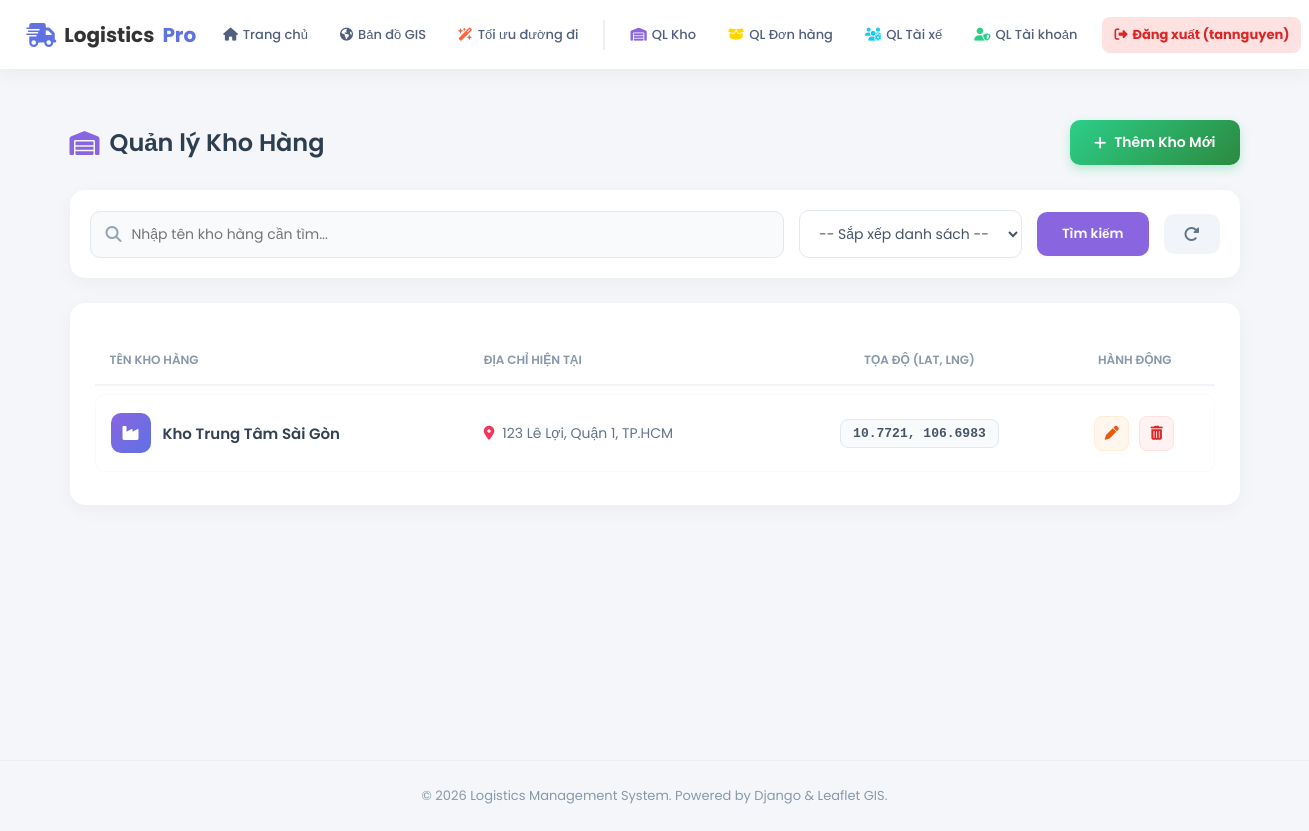
Before: /quan-ly-kho/ (signed in) with the older database file.
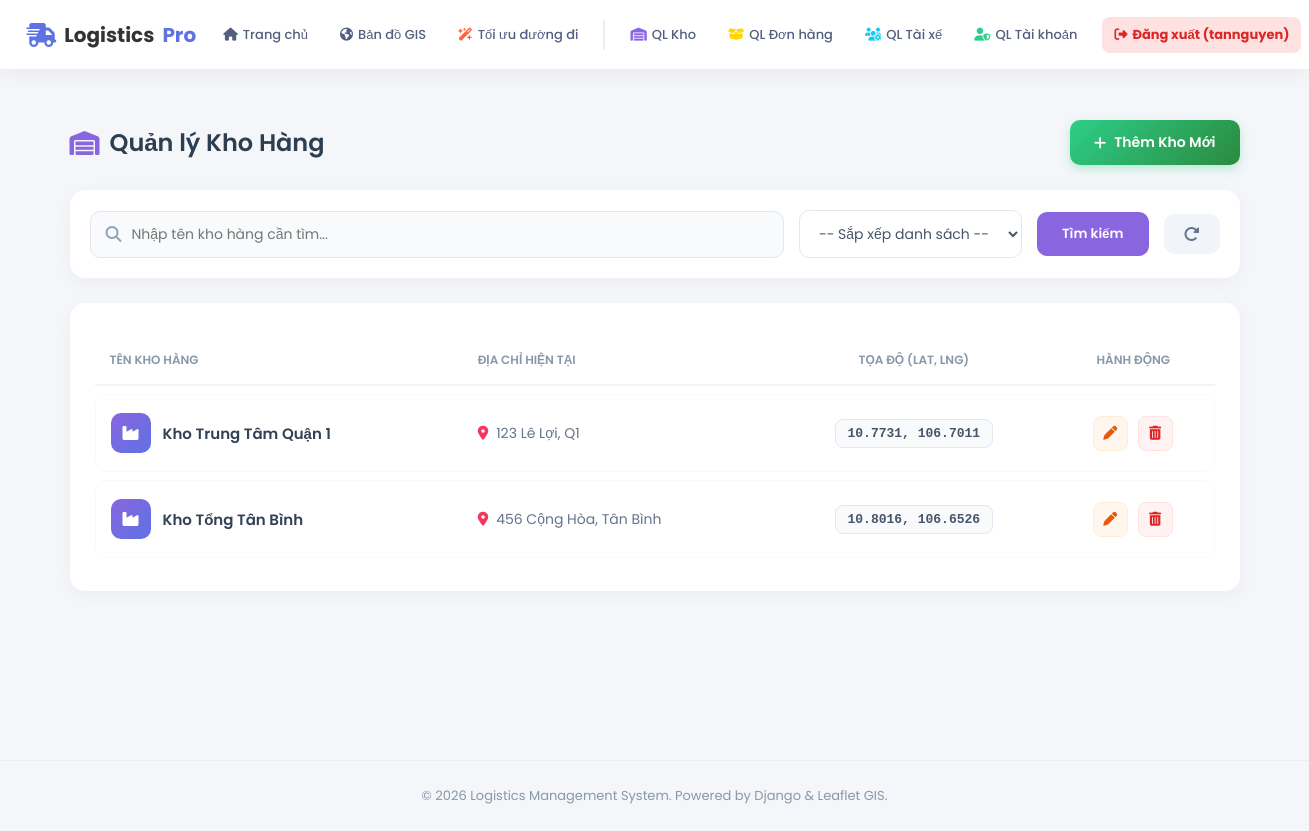
After: the same page with the newer database file.
### core/models.py (models this page shows, shortened)
class KhoHang(models.Model):
    ten_kho = models.CharField(max_length=100)
    dia_chi = models.CharField(max_length=200)
    lat = models.FloatField(help_text="Vĩ độ")
    lng = models.FloatField(help_text="Kinh độ")

### core/views.py (the view)
# urls.py: path('quan-ly-kho/', views.quan_ly_kho, name='quan_ly_kho'),
@login_required(login_url='core:login')
def quan_ly_kho(request):
    ds_kho = KhoHang.objects.all()
    q = request.GET.get('q')
    if q: ds_kho = ds_kho.filter(ten_kho__icontains=q)
    return render(request, 'warehouse_manager.html', {'ds_kho': ds_kho})

### templates/warehouse_manager.html (shortened to what this page needs)
{% extends "base.html" %}
{% load static %}
{% block content %}
<link rel="stylesheet" href="https://cdnjs.cloudflare.com/ajax/libs/font-awesome/6.4.0/css/all.min.css">
<div class="dashboard-container">
    <div class="page-header">
        <h2 class="page-title"><i class="fa-solid fa-warehouse" style="color: #8965e0;"></i> Quản lý Kho Hàng</h2>
        <a href="{% url 'core:them_kho' %}" class="btn-add">
            <i class="fa-solid fa-plus"></i> Thêm Kho Mới
        </a>
    </div>
    <form method="GET" class="toolbar">
        <div class="search-box">
            <i class="fa-solid fa-magnifying-glass" style="color: #94a3b8;"></i>
            <input type="text" name="q" placeholder="Nhập tên kho hàng cần tìm..." value="{{ request.GET.q|default:'' }}">
        </div>
        <select name="sort" onchange="this.form.submit()" class="filter-select">
            <option value="">-- Sắp xếp danh sách --</option>
        </select>
        <button type="submit" class="btn-search">Tìm kiếm</button>
        <a href="{% url 'core:quan_ly_kho' %}" class="btn-reset" title="Xóa bộ lọc">
            <i class="fa-solid fa-rotate-right"></i>
        </a>
    </form>
    <div class="table-card">
        <table class="custom-table">
            <thead>
                <tr>
                    <th>Tên Kho Hàng</th>
                    <th>Địa chỉ hiện tại</th>
                    <th style="text-align: center;">Tọa độ (Lat, Lng)</th>
                    <th style="text-align: center;">Hành động</th>
                </tr>
            </thead>
            <tbody>
                {% for kho in ds_kho %}
                <tr>
                    <td>
                        <div style="display: flex; align-items: center; gap: 12px;">
                            <div style="width: 40px; height: 40px; background: linear-gradient(135deg, #8965e0, #5e72e4); border-radius: 10px; display: flex; align-items: center; justify-content: center; color: white; font-size: 16px;">
                                <i class="fa-solid fa-industry"></i>
                            </div>
                            <span style="font-weight: 600; color: #334155; font-size: 15px;">{{ kho.ten_kho }}</span>
                        </div>
                    </td>
                    <td>
                        <div style="display: flex; align-items: center; gap: 8px; color: #64748b;">
                            <i class="fa-solid fa-location-dot" style="color: #f5365c;"></i>
                            {{ kho.dia_chi }}
                        </div>
                    </td>
                    <td style="text-align: center;">
                        <span class="badge-coord">
                            {{ kho.lat|floatformat:4 }}, {{ kho.lng|floatformat:4 }}
                        </span>
                    </td>
                    <td>
                        <div class="action-group">
                            <a href="{% url 'core:sua_kho' kho.id %}" class="btn-action btn-edit" title="Sửa thông tin kho">
                                <i class="fa-solid fa-pen"></i>
                            </a>
                            <a href="{% url 'core:xoa_kho' kho.id %}" class="btn-action btn-delete"
                               onclick="return confirm('⚠️ Cảnh báo: Việc xóa kho hàng này có thể gây lỗi cho các đơn hàng đang được phân bổ tại đây.\n\nBạn có chắc chắn muốn xóa không?')" title="Xóa kho hàng">
                                <i class="fa-solid fa-trash-can"></i>
                            </a>
                        </div>
                    </td>
                </tr>
                {% endfor %}
            </tbody>
        </table>
    </div>
</div>
{% endblock %}

Changed rows visible on the page:
removed KhoHang: ten_kho "Kho Trung Tâm Sài Gòn", dia_chi "123 Lê Lợi, Quận 1, TP.HCM", lat "10.7721", lng "106.6983"
added KhoHang: ten_kho "Kho Trung Tâm Quận 1", dia_chi "123 Lê Lợi, Q1", lat "10.7731", lng "106.7011"
added KhoHang: ten_kho "Kho Tổng Tân Bình", dia_chi "456 Cộng Hòa, Tân Bình", lat "10.8016", lng "106.6526"
